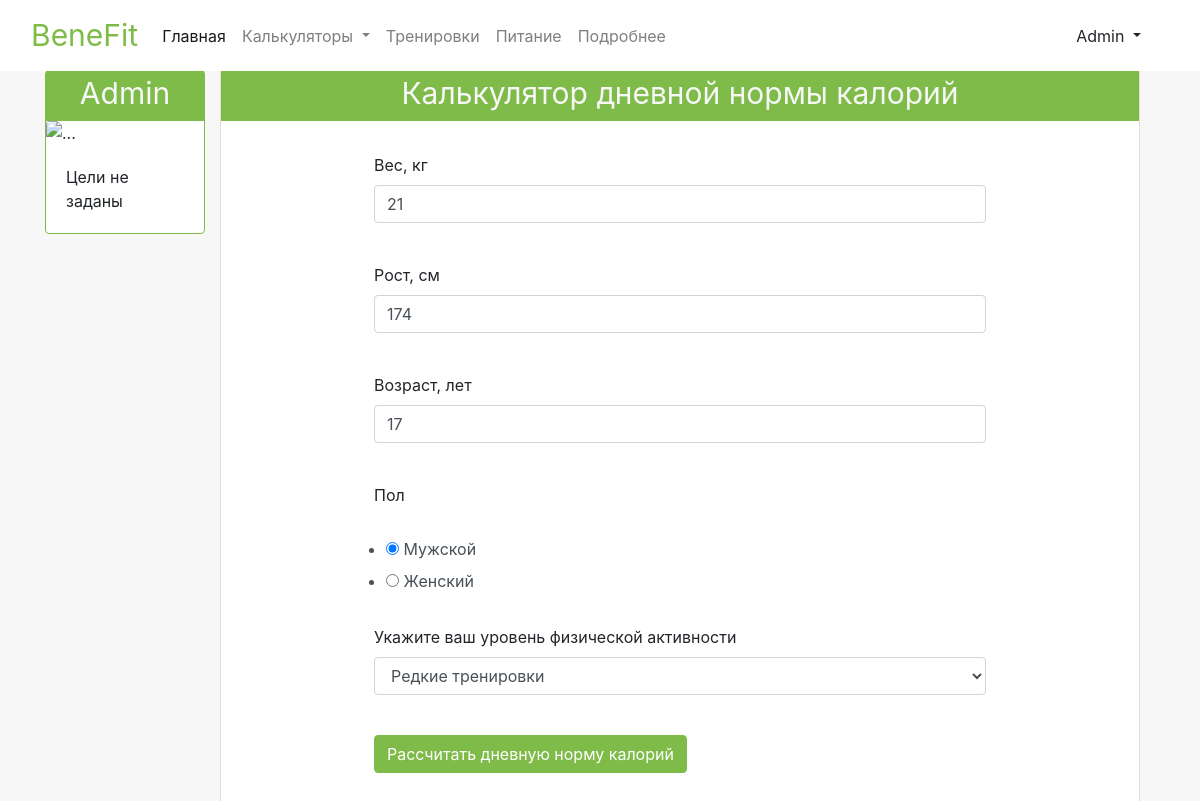
Page /calculators/calories (signed in) on the earlier database version.
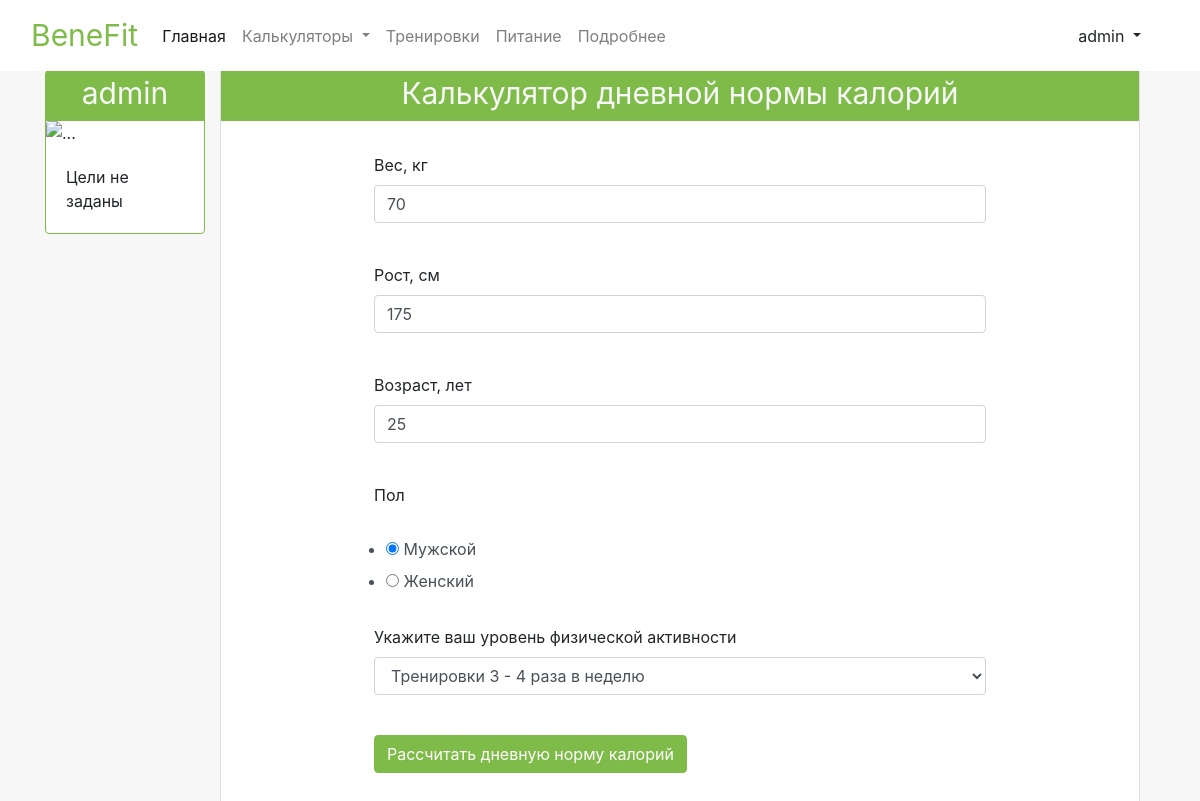
Same page on the later database version.
### data/user_login.py (models this page shows, shortened)
class UserLogin(SqlAlchemyBase, UserMixin):
    __tablename__ = 'user_login'
    id = sqlalchemy.Column(sqlalchemy.Integer,
                           primary_key=True, autoincrement=True, nullable=True)
    name = sqlalchemy.Column(sqlalchemy.String, nullable=True)
    about = sqlalchemy.Column(sqlalchemy.String, nullable=True)
    email = sqlalchemy.Column(sqlalchemy.String,
                              index=True, unique=True, nullable=True)
    hashed_password = sqlalchemy.Column(sqlalchemy.String, nullable=True)
    created_date = sqlalchemy.Column(sqlalchemy.DateTime,
                                     default=datetime.datetime.now)
    user_inputs = orm.relation("UserInputs", back_populates='user_login')
    user_results = orm.relation("UserResults", back_populates='user_login')

### data/user_inputs.py (models this page shows)
class UserInputs(SqlAlchemyBase, SerializerMixin):
    __tablename__ = 'user_inputs'
    user_id = sqlalchemy.Column(sqlalchemy.Integer,
                                sqlalchemy.ForeignKey("user_login.id"),
                                primary_key=True, autoincrement=True, nullable=True)
    height = sqlalchemy.Column(sqlalchemy.Integer, nullable=True)
    weight = sqlalchemy.Column(sqlalchemy.Integer, nullable=True)
    age = sqlalchemy.Column(sqlalchemy.Integer, nullable=True)
    gender = sqlalchemy.Column(sqlalchemy.String, nullable=True)
    activity = sqlalchemy.Column(sqlalchemy.Integer, nullable=True)
    wrists = sqlalchemy.Column(sqlalchemy.Integer, nullable=True)
    waist = sqlalchemy.Column(sqlalchemy.Integer, nullable=True)
    neck = sqlalchemy.Column(sqlalchemy.Integer, nullable=True)
    hip = sqlalchemy.Column(sqlalchemy.Integer, nullable=True)
    user_login = orm.relation('UserLogin')

### main.py (the view, shortened to what this page needs)
@app.route("/calculators/calories", methods=['GET', "POST"])
def calories_calculator_page():
    form = CalorieCalculatorForm()
    if current_user.is_authenticated:
        db_sess = db_session.create_session()
        current_user_inputs = db_sess.query(UserInputs).filter(
            UserInputs.user_id == current_user.id).first()
        form.weight.data = current_user_inputs.weight
        form.height.data = current_user_inputs.height
        form.age.data = current_user_inputs.age
        form.gender.data = current_user_inputs.gender
        form.activity.data = str(current_user_inputs.activity)
    return render_template("calories_calculator.html",
                           title='Калькулятор дневной нормы калорий', form=form)

### forms/calorie_calculator_form.py
class CalorieCalculatorForm(FlaskForm):
    weight = IntegerField('Вес, кг', validators=[DataRequired()])
    height = IntegerField('Рост, см', validators=[DataRequired()])
    age = IntegerField('Возраст, лет', validators=[DataRequired()])
    gender = RadioField('Пол', choices=['Мужской', 'Женский'])
    activity = SelectField(u'Укажите ваш уровень физической активности',
                           choices=[(0, 'Сидячий образ жизни'),
                                    (1, 'Редкие тренировки'),
                                    (2, 'Тренировки 3 - 4 раза в неделю'),
                                    (3, 'Тренировки 5 - 6 раз в неделю'),
                                    (4, 'Ежедневные интенсивные тренировки')],
                           validators=[DataRequired()])
    submit = SubmitField('Рассчитать дневную норму калорий')

### data/db_session.py (called while the page is built)
def create_session() -> Session:
    global __factory
    return __factory()

### main.py (called while the page is built)
@login_manager.user_loader
def load_user(user_id):
    db_sess = db_session.create_session()
    return db_sess.query(UserLogin).get(user_id)

### templates/calories_calculator.html (shortened to what this page needs)
{% extends "calculator_template.html" %}
{% block calculator_content %}
        	<p>
        	    {{ form.weight.label }}<br>
        	    {{ form.weight(class="form-control", type="number", min='20', max='500')}}<br>
        	</p>
          <p>
              {{ form.height.label }}<br>
              {{ form.height(class="form-control", type="number", min='60', max='250')}}<br>
          </p>
          <p>
              {{ form.age.label }}<br>
              {{ form.age(class="form-control", type="number", min='14', max='130') }}<br>
          </p>
          <p>
              {{ form.gender.label }}<br>
              {{ form.gender(class="form-control form-field-gender", type="string") }}<br>
          </p>
          <p>
              {{ form.activity.label }}<br>
              {{ form.activity(class="form-control", type="select") }}<br>
          </p>
        	<p>{{ form.submit(type="submit", class="btn calculator-btn") }}</p>
{% endblock %}

### templates/calculator_template.html
{% extends "base.html" %}
{% block content %}
	<div class="card  row justify-content--center" style="width: 100%;">
        <div class="card-head main-card-head">{{ title }}</div>
    	<form action="" method="post" class='col-md-8 m-auto calculator-form'>
    		{% block calculator_content %}{% endblock %}
    	</form>
{% endblock %}

### templates/base.html (shortened to what this page needs)
<!doctype html>
<html lang="en">
<head>
    <link rel="stylesheet"
          href="https://stackpath.bootstrapcdn.com/bootstrap/4.4.1/css/bootstrap.min.css"
>
    <link rel="stylesheet"
          href="../static/css/style.css">
</head>
<body>
  <nav class="navbar navbar-expand-lg navbar-light bg-light nav fixed-top">
  <div class="container-fluid">
    <a class="nav-brand navbar-brand" href="/">BeneFit</a>
    <div class="collapse navbar-collapse" id="navbarNavDropdown">
      <ul class="navbar-nav">
        <li class="nav-item">
          <a class="nav-link active" aria-current="page" href="/">Главная</a>
        </li>
        <li class="nav-item dropdown">
          <a class="nav-link dropdown-toggle" href="#" id="navbarDropdownMenuLink" role="button" data-bs-toggle="dropdown" aria-expanded="false">
          Калькуляторы
          </a>
        </li>
        <li class="nav-item">
          <a class="nav-link" href="#">Тренировки</a>
        </li>
        <li class="nav-item">
          <a class="nav-link" href="#">Питание</a>
        </li>
        <li class="nav-item">
          <a class="nav-link" href="#">Подробнее</a>
        </li>
      </ul>
      <div class="container-fluid">
        <form class="d-flex flex-space-between">
              {% if current_user.is_authenticated %}
    <div class="btn-group dropstart">
  <a type="button" class="btn dropdown-toggle" data-bs-toggle="dropdown" aria-expanded="false">
    {{ current_user.name }}
  </a>
</div>
{% else %}
    <p>
        <a class="btn nav-btn-reg" href="/register">Зарегистрироваться</a>
        <a class="btn nav-btn-auth" href="/login">Войти</a>
    </p>
{% endif %}
        </form>
      </div>
    </div>
  </div>
</nav>
<main role="main" >
  <div  class="container">
    <div class="row">
      <div class="col-md-2 col-sm-3 col-xs-12 sidebar">
        <div class="card sidebar-card" style="width: 100%;">
          <div class="card-head sidebar-card-head">{{ current_user.name }}</div>
          <img src="https://avatars.yandex.net/get-yapic/0/0-0/islands-retina-50" class="card-img-top" alt="...">
          <div class="card-body sidebar-card-body">
            <p class="card-text">Цели не заданы</p>
          </div>
        </div>
      </div>
      <div class="col-md-10 col-sm-9 content">
        {% block content %}{% endblock %}
      </div>
    </div>
  </div>
</main>
</body>
</html>

### static/css/style.css (style rules this page uses)
* { margin: 0; padding: 0; box-sizing: border-box; }
.nav { background-color: #fff !important; }
.nav-brand { color: #7fbb48 !important; font-size: 30px; color: #fff; }
.calculator-form { padding: 2rem 0; }
.form-field-gender { border: none; }
main { background: #f7f7f7; margin-top: 70px; }
.card-head { background-color: #7fbb48; text-align: center; height: 50px; font-size: 30px; color: #f7f7f7; }
.sidebar-card { border: 1px solid #7fbb48; }
.sidebar-card-head { background-color: #7fbb48; }
.calculator-btn { background-color: #7fbb48; border-color: #7fbb48; color: #fff; }

Differences in the rows shown:
changed UserLogin: name "Admin" → "admin"
changed UserInputs "☑ Мужской ☐ Женский": weight "21" → "70"; height "174" → "175"; age "17" → "25"; activity "Редкие тренировки" → "Тренировки 3 - 4 раза в неделю"
